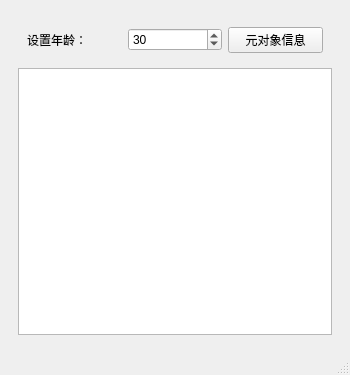
<?xml version="1.0" encoding="UTF-8"?>
<ui version="4.0">
 <class>Qt_Property</class>
 <widget class="QMainWindow" name="Qt_Property">
  <property name="geometry">
   <rect>
    <x>0</x>
    <y>0</y>
    <width>350</width>
    <height>375</height>
   </rect>
  </property>
  <property name="windowTitle">
   <string>Qt_Property</string>
  </property>
  <widget class="QWidget" name="centralwidget">
   <layout class="QVBoxLayout" name="verticalLayout_2">
    <item>
     <widget class="QWidget" name="widget_4" native="true">
      <layout class="QVBoxLayout" name="verticalLayout">
       <item>
        <widget class="QWidget" name="widget_3" native="true">
         <layout class="QHBoxLayout" name="horizontalLayout_2">
          <item>
           <widget class="QLabel" name="L_Age">
            <property name="text">
             <string>设置年龄：</string>
            </property>
           </widget>
          </item>
          <item>
           <widget class="QSpinBox" name="SB_Age">
            <property name="maximum">
             <number>100</number>
            </property>
            <property name="value">
             <number>30</number>
            </property>
           </widget>
          </item>
          <item>
           <widget class="QPushButton" name="PB_Info">
            <property name="text">
             <string>元对象信息</string>
            </property>
           </widget>
          </item>
         </layout>
        </widget>
       </item>
       <item>
        <widget class="QPlainTextEdit" name="PTE_Info"/>
       </item>
      </layout>
     </widget>
    </item>
   </layout>
  </widget>
  <widget class="QMenuBar" name="menubar">
   <property name="geometry">
    <rect>
     <x>0</x>
     <y>0</y>
     <width>350</width>
     <height>30</height>
    </rect>
   </property>
  </widget>
  <widget class="QStatusBar" name="statusbar"/>
 </widget>
 <resources/>
 <connections/>
</ui>
